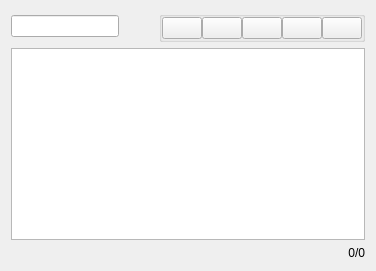
      <widget class="QWidget" name="tabUsers">
       <attribute name="title">
        <string>Users</string>
       </attribute>
       <layout class="QGridLayout" name="gridLayout_3">
        <property name="horizontalSpacing">
         <number>0</number>
        </property>
        <item row="0" column="0">
         <widget class="QLineEdit" name="UsersFilterLineEdit">
          <property name="sizePolicy">
           <sizepolicy hsizetype="Fixed" vsizetype="Fixed">
            <horstretch>0</horstretch>
            <verstretch>0</verstretch>
           </sizepolicy>
          </property>
         </widget>
        </item>
        <item row="0" column="1">
         <widget class="QPushButton" name="UsersFilterClear">
          <property name="sizePolicy">
           <sizepolicy hsizetype="Fixed" vsizetype="Fixed">
            <horstretch>0</horstretch>
            <verstretch>0</verstretch>
           </sizepolicy>
          </property>
          <property name="text">
           <string/>
          </property>
          <property name="icon">
           <iconset>
            <normaloff>gui/icons/mail-delete.png</normaloff>gui/icons/mail-delete.png</iconset>
          </property>
          <property name="autoRepeat">
           <bool>false</bool>
          </property>
          <property name="flat">
           <bool>true</bool>
          </property>
         </widget>
        </item>
        <item row="0" column="3">
         <widget class="QGroupBox" name="groupBox_5">
          <property name="sizePolicy">
           <sizepolicy hsizetype="Fixed" vsizetype="Preferred">
            <horstretch>0</horstretch>
            <verstretch>0</verstretch>
           </sizepolicy>
          </property>
          <property name="title">
           <string/>
          </property>
          <layout class="QHBoxLayout" name="horizontalLayout_9">
           <property name="spacing">
            <number>0</number>
           </property>
           <property name="margin">
            <number>0</number>
           </property>
           <item>
            <widget class="QPushButton" name="UsersAdd">
             <property name="sizePolicy">
              <sizepolicy hsizetype="Fixed" vsizetype="Fixed">
               <horstretch>0</horstretch>
               <verstretch>0</verstretch>
              </sizepolicy>
             </property>
             <property name="text">
              <string/>
             </property>
             <property name="icon">
              <iconset>
               <normaloff>gui/icons/list-add.png</normaloff>gui/icons/list-add.png</iconset>
             </property>
             <property name="iconSize">
              <size>
               <width>24</width>
               <height>24</height>
              </size>
             </property>
             <property name="autoDefault">
              <bool>false</bool>
             </property>
             <property name="default">
              <bool>false</bool>
             </property>
            </widget>
           </item>
           <item>
            <widget class="QPushButton" name="UsersRemove">
             <property name="sizePolicy">
              <sizepolicy hsizetype="Fixed" vsizetype="Fixed">
               <horstretch>0</horstretch>
               <verstretch>0</verstretch>
              </sizepolicy>
             </property>
             <property name="text">
              <string/>
             </property>
             <property name="icon">
              <iconset>
               <normaloff>gui/icons/list-remove.png</normaloff>gui/icons/list-remove.png</iconset>
             </property>
             <property name="iconSize">
              <size>
               <width>24</width>
               <height>24</height>
              </size>
             </property>
            </widget>
           </item>
           <item>
            <widget class="QPushButton" name="UsersImport">
             <property name="sizePolicy">
              <sizepolicy hsizetype="Fixed" vsizetype="Fixed">
               <horstretch>0</horstretch>
               <verstretch>0</verstretch>
              </sizepolicy>
             </property>
             <property name="text">
              <string/>
             </property>
             <property name="icon">
              <iconset>
               <normaloff>gui/icons/import.png</normaloff>gui/icons/import.png</iconset>
             </property>
             <property name="iconSize">
              <size>
               <width>24</width>
               <height>24</height>
              </size>
             </property>
            </widget>
           </item>
           <item>
            <widget class="QPushButton" name="UsersExport">
             <property name="sizePolicy">
              <sizepolicy hsizetype="Fixed" vsizetype="Fixed">
               <horstretch>0</horstretch>
               <verstretch>0</verstretch>
              </sizepolicy>
             </property>
             <property name="text">
              <string/>
             </property>
             <property name="icon">
              <iconset>
               <normaloff>gui/icons/export.png</normaloff>gui/icons/export.png</iconset>
             </property>
             <property name="iconSize">
              <size>
               <width>24</width>
               <height>24</height>
              </size>
             </property>
            </widget>
           </item>
           <item>
            <widget class="QPushButton" name="UsersDelete">
             <property name="sizePolicy">
              <sizepolicy hsizetype="Fixed" vsizetype="Fixed">
               <horstretch>0</horstretch>
               <verstretch>0</verstretch>
              </sizepolicy>
             </property>
             <property name="text">
              <string/>
             </property>
             <property name="icon">
              <iconset>
               <normaloff>gui/icons/emptytrash.png</normaloff>gui/icons/emptytrash.png</iconset>
             </property>
             <property name="iconSize">
              <size>
               <width>24</width>
               <height>24</height>
              </size>
             </property>
            </widget>
           </item>
          </layout>
         </widget>
        </item>
        <item row="1" column="0" colspan="4">
         <widget class="QTreeView" name="UsersProxyView">
          <property name="sizePolicy">
           <sizepolicy hsizetype="Expanding" vsizetype="Expanding">
            <horstretch>3</horstretch>
            <verstretch>0</verstretch>
           </sizepolicy>
          </property>
         </widget>
        </item>
        <item row="2" column="3">
         <widget class="QLabel" name="UsersCounter">
          <property name="text">
           <string>0/0</string>
          </property>
          <property name="alignment">
           <set>Qt::AlignRight|Qt::AlignTrailing|Qt::AlignVCenter</set>
          </property>
         </widget>
        </item>
       </layout>
      </widget>
